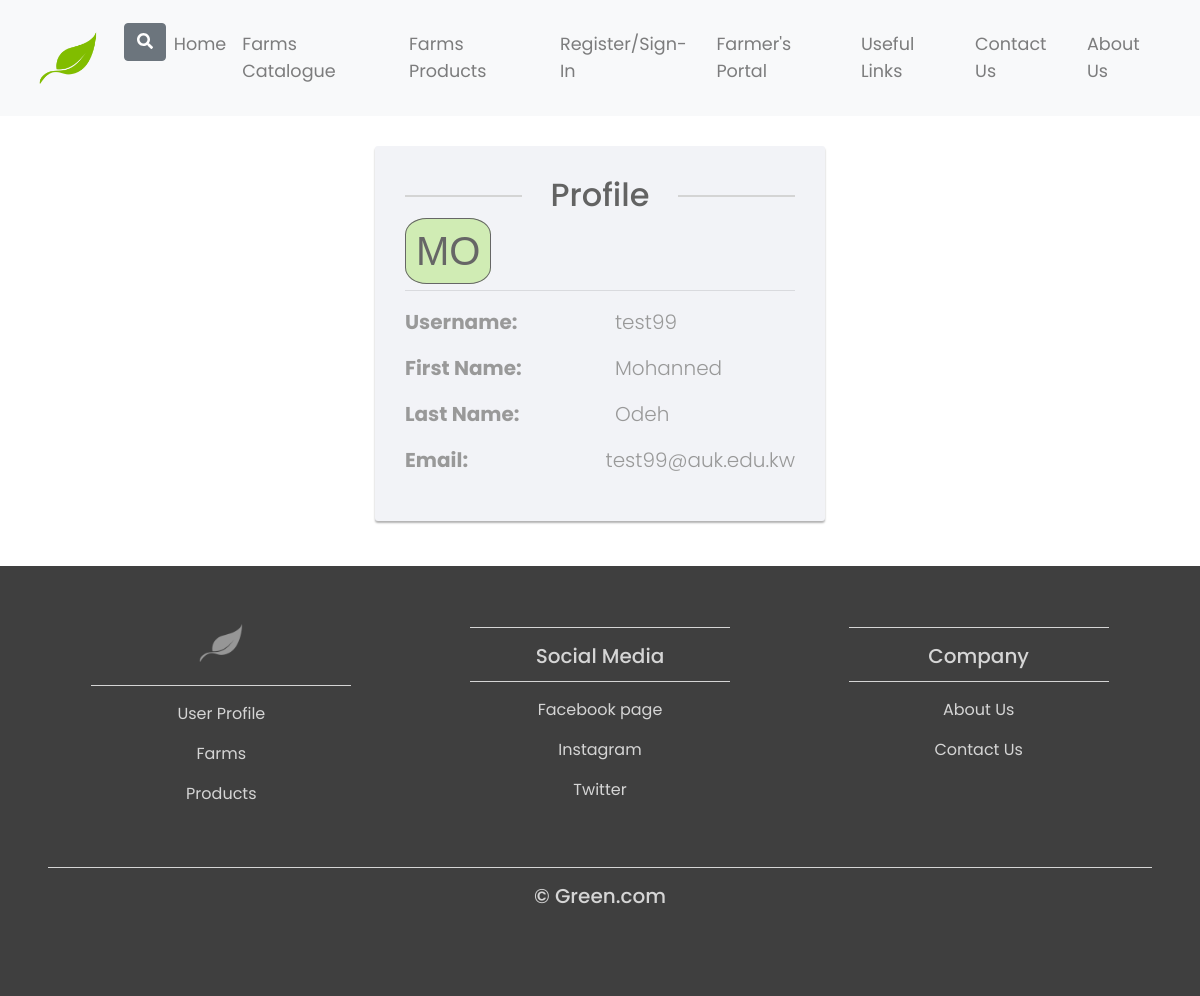
The page /userprofile/ (signed in) on the database its author committed.
### tables this page shows
CREATE TABLE users (
                id INTEGER PRIMARY KEY,
                username VARCHAR(20) UNIQUE,
                first_name VARCHAR(20),
                last_name VARCHAR(20),
                email VARCHAR(20),
                password TEXT,
                access INTEGER
                
            );

### modules/Farmers/farmers.py (the view)
@farmer.route("/")
@login_required
def farmer_view():
    db = UserDatabase(current_app.config["USERS_DB"])
    loggeduser = current_user.get_id()
    data = db.get_logged_farmer(loggeduser)
    chars = []
    for i in data:
        for c in i:
            chars.append(c)
    fname = chars[1]
    lname = chars[2]
    fname1 = fname[0]
    lname1 = lname[0]
    return render_template("user-profile.html", variable=data, fnamein=fname1, lnamein=lname1)

### app.py (called while the page is built)
@login_manager.user_loader
def load_user(user_id):
    db = UserDatabase(app.config["USERS_DB"])
    user = db.check_user(user_id)
    if user:
        user = User(user[0])
        return user
    return None

### models.py (called while the page is built)
    def get_id(self):
        return self.user_id

### modules/Auth/user_db.py (called while the page is built)
    def check_user(self, username):
            sql = """
                SELECT username, password, id, access
                FROM users
                WHERE username = ?
            """
            self.cursor.execute(sql, (username, ))
            return self.cursor.fetchone()

    def get_logged_farmer(self, loggedusername):
            sql = """
                SELECT username, first_name, last_name, email
                FROM users
                WHERE username = ?
            """
            self.cursor.execute(sql, (loggedusername,))
            loggeduser = self.cursor.fetchall()
            return loggeduser

    def __del__(self):
            self.__connection.close()

### templates/user-profile.html (shortened to what this page needs)
<!DOCTYPE html>
<html lang="en">
<head>
	<link rel="stylesheet" href="https://maxcdn.bootstrapcdn.com/bootstrap/4.0.0/css/bootstrap.min.css">
	<link rel="stylesheet" href="{{ url_for('static', filename='style.css') }}">
</head>
<body>
	{% for i in variable %}
<nav class="navbar navbar-expand-md navbar-light bg-light sticky-top">
    <div class="container-fluid">
        <a class="navbar-brand" href="{{ url_for('index') }}"><img src="{{url_for('static', filename='logo3.png')}}"></a>
        <div class="collapse navbar-collapse" id="navbarResponsive">
            <ul class="navbar-nav ml-auto">
                <li class="nav-item">
                    <div class="dropdown show">
                        <a class="btn btn-secondary" href="#" role="button" id="dropdownMenuLink" data-toggle="dropdown" aria-haspopup="true" aria-expanded="false">
                            <i class="fas fa-search"></i>
                        </a>
                      </div>
                </li>
                <li class="nav-item">
                    <a class="nav-link" href="{{ url_for('index') }}">Home</a>
                </li>
                <li class="nav-item">
                    <a class="nav-link" href="{{ url_for('farms.all_farms_view')}}">Farms Catalogue</a>
                </li>
                <li class="nav-item">
                    <a class="nav-link" href="{{ url_for('products.all_products_view') }}">Farms Products</a>
                </li>
                <li class="nav-item">
                    <a class="nav-link" href="{{ url_for('auth.register_post') }}">Register/Sign-In</a>
                </li>
                <li class="nav-item">
                    <a class="nav-link" href="{{ url_for('farmportal') }}">Farmer's Portal</a>
                </li>
                <li class="nav-item">
                    <a class="nav-link" href="{{ url_for('usefullinks') }}">Useful Links</a>
                </li>
                <li class="nav-item">
                    <a class="nav-link" href="#">Contact Us</a>
                </li>
                <li class="nav-item">
                    <a class="nav-link" href="{{ url_for('aboutus') }}">About Us</a>
                </li>
            </ul>
        </div>
    </div>
    </nav>
<div class="signup-form">
    <form>
		<h2>Profile</h2>
         <span class="prof-name text-center">{{ fnamein }}{{lnamein}}</span>
         <hr>
        <div class="row">
            <div class="col"><p class="font-weight-bold lead">Username: </p></div>
            <div class="col"><p class="lead u-name">{{ i[0] }} </div>
        </div>
        <div class="row">
            <div class="col"><p class="font-weight-bold lead">First Name: </p></div>
            <div class="col"><p class="lead f-name">{{ i[1] }} </div>
        </div>
        <div class="row">
            <div class="col"><p class="font-weight-bold lead">Last Name: </p></div>
            <div class="col"><p class="lead l-name">{{ i[2] }} </div>
        </div>
        <div class="row">
            <div class="col"><p class="font-weight-bold lead">Email: </p></div>
            <div class="col"><p class="lead e-mail">{{ i[3] }} </div>
        </div>
</div>
<footer>
	<div class="container-fluid padding">
	<div class="row text-center">
		<div class="col-md-4">
			<img src="{{url_for('static', filename='grey.png')}}" width="60" height="58">
			<hr class="light">
			<a href="{{ url_for('farmer.farmer_view') }}"><p>User Profile</p></a>
			<a href="{{ url_for('farms.all_farms_view')}}"><p>Farms</p></a>
			<P>Products</P>
		</div>
		<div class="col-md-4">
			<hr class="light">
			<h5>Social Media</h5>
			<hr class="light">
			<p>Facebook page</p>
			<p>Instagram</p>
			<p>Twitter</p>
		</div>
		<div class="col-md-4">
			<hr class="light">
			<h5>Company</h5>
			<hr class="light">
			<a href= "{{ url_for('aboutus') }}"><p>About Us</p></a>
			<p>Contact Us</p>
		</div>
		<div class="col-12">
			<hr class="light-100">
			<h5>&copy; Green.com</h5>
		</div>
	</div>
	</div>
	</footer>
	{%endfor%}
    </body>
    </html>

### static/style.css (style rules this page uses)
html, body { height: 100%; width: 100%; font-family: 'Poppins', sans-serif; color: #222; }
.navbar { padding: 0.8rem; }
.nav-link { font-size: 1.1em !important; }
.padding { padding-bottom: 2rem ; }
footer { background-color: #3f3f3f; color: #d5d5d5; padding: 2rem; }
hr.light { border-top: 1px solid #d5d5d5; width: 75%; margin-top: 0.8rem; margin-bottom: 1rem; }
footer a { color: #d5d5d5; }
hr.light-100 { border-top: 1px solid #d5d5d5; width: 100%; margin-top: 0.8rem; margin-bottom: 1rem; }
.signup-form { width: 450px; margin: 0 auto; padding: 30px 0; font-size: 15px; }
.signup-form h2 { color: #636363; margin: 0 0 15px; position: relative; text-align: center; }
.signup-form h2:before, .signup-form h2:after { content: ""; height: 2px; width: 30%; background: #d4d4d4; position: absolute; top: 50%; z-index: 2; }
.signup-form h2:before { left: 0; }
.signup-form h2:after { right: 0; }
.signup-form form { color: #999; border-radius: 3px; margin-bottom: 15px; background: #f2f3f7; box-shadow: 0px 2px 2px rgba(0, 0, 0, 0.3); padding: 30px; }
.prof-name { border-radius: 25%; width: 35px; height: 35px; padding: 10px; background: #d0ecb4; border: 1px solid #666; color: #666; text-align:center; font: 40px Arial, sans-serif; }
[class*="col-"] { padding: 1rem; }
.navbar-brand img { width: 5rem; height: 5rem; }

### rows shown on the page
users: fnamein "M", lnamein "O", username "test99", first_name "Mohanned", last_name "Odeh", email "test99@auk.edu.kw"
